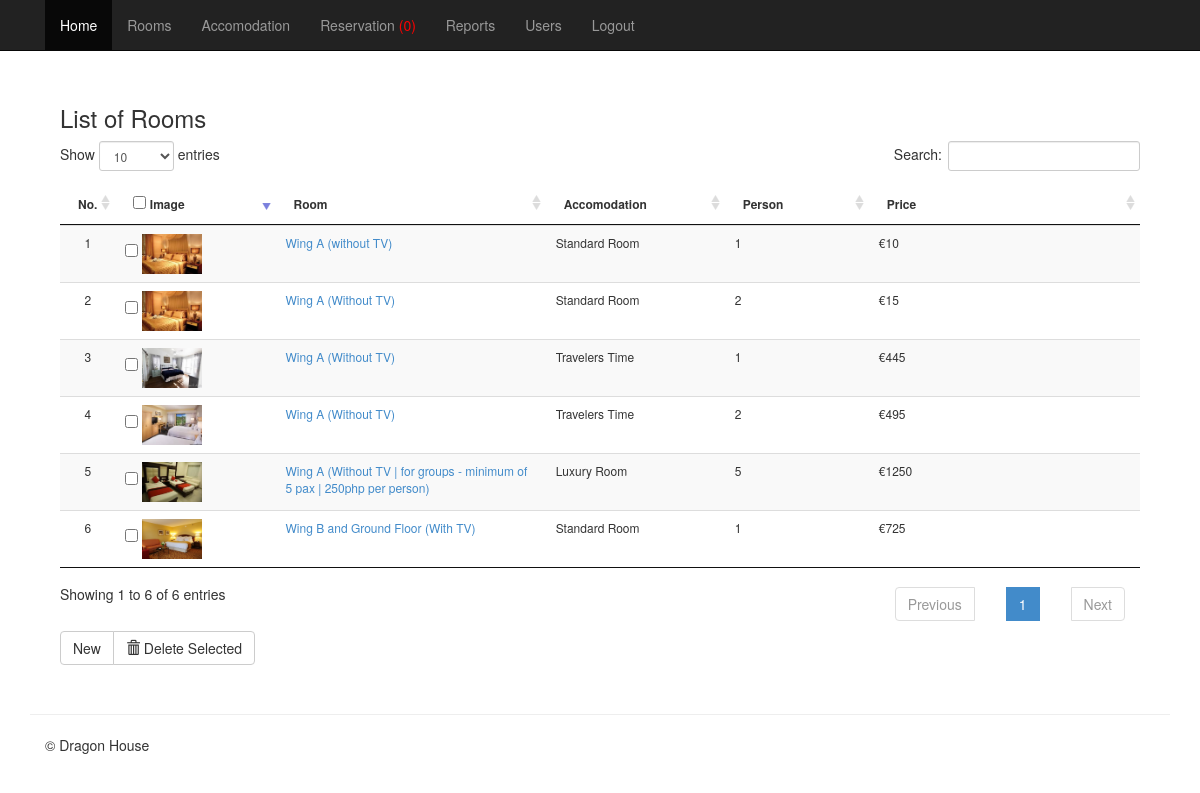
/admin/mod_room/index.php (signed in), run on the app's committed database.
### tables this page shows
CREATE TABLE `tblroom` (
  `ROOMID` int(11) NOT NULL,
  `ROOMNUM` int(11) NOT NULL,
  `ACCOMID` int(11) NOT NULL,
  `ROOM` varchar(30) NOT NULL,
  `ROOMDESC` varchar(255) NOT NULL,
  `NUMPERSON` int(11) NOT NULL,
  `PRICE` double NOT NULL,
  `ROOMIMAGE` varchar(255) NOT NULL,
  `OROOMNUM` int(11) NOT NULL,
  `RoomTypeID` int(11) NOT NULL
);

CREATE TABLE `tblaccomodation` (
  `ACCOMID` int(11) NOT NULL,
  `ACCOMODATION` varchar(30) NOT NULL,
  `ACCOMDESC` varchar(90) NOT NULL
);

### admin/mod_room/index.php (called while the page is built, shortened)
<?php
require_once("../../includes/initialize.php");
require_once '../themes/backendTemplate.php';
?>

### includes/functions.php (called while the page is built, shortened)
<?php
	function currentpage(){
		$this_page = $_SERVER['SCRIPT_NAME'];
	    $bits = explode('/',$this_page);
		 return $bits[3];
	}
?>

### includes/database.php (called while the page is built, shortened)
<?php
class Database {
	var $sql_string = '';
	private $conn;
	public function open_connection() {
		$this->conn = mysqli_connect(DB_SERVER,DB_USER,DB_PASS);
		if(!$this->conn){
			echo "Problem in database connection! Contact administrator!";
			exit();
		}else{
			$db_select = mysqli_select_db($this->conn,DB_NAME);
		}
	}
	function setQuery($sql='') {
		$this->sql_string=$sql;
	}
	function executeQuery() {
		$result = mysqli_query($this->conn,$this->sql_string);
		return $result;
	}
	private function confirm_query($result) {
		return $result;
	}
	function loadResultList( $key='' ) {
		$cur = $this->executeQuery();
		$array = array();
		while ($row = mysqli_fetch_object($cur)) {
			if ($key) {
				$array[$row->$key] = $row;
			} else {
				$array[] = $row;
			}
		}
		return $array;
	}
}
$mydb = new Database();
?>

### admin/mod_room/list.php (the view, shortened to what this page needs)
<div class="container">
			<div class="panel-body">
			<h3 align="left">List of Rooms</h3>
			    <form action="controller.php?action=delete" Method="POST">
				<table id="example" style="font-size:12px" class="table table-striped table-hover table-responsive"  cellspacing="0">
				  <thead>
				  	<tr  >
				  	<th>No.</th>
				  		<th align="left"  width="100">
				  		 <input type="checkbox" name="chkall" id="chkall" onclick="return checkall('selector[]');">
				  		Image</th>
				  		<th align="left"  width="200">Room</th>
				  		<th align="left" width="120">Accomodation</th>
				  		<th align="left" width="90">Person</th>
				  		<th align="left"  width="200">Price</th>
				  	</tr>
				  </thead>
				  <tbody>
				  	<?php
				  		$mydb->setQuery("SELECT *,ACCOMODATION FROM tblroom r, tblaccomodation a WHERE r.ACCOMID = a.ACCOMID ORDER BY  ROOMID ASC ");
				  		$cur = $mydb->loadResultList();
						foreach ($cur as $result) {
				  		echo '<tr>';
						echo '<td width="5%" align="center"></td>';
				  		echo '<td align="left"  width="120"><input type="checkbox" name="selector[]" id="selector[]" value="'.$result->ROOMID. '"/>
				  				<img src="'. $result->ROOMIMAGE.'" width="60" height="40" title="'. $result->ROOM .'"/></td>';
						echo '<td><a href="index.php?view=edit&id='.$result->ROOMID.'">'. $result->ROOM.' ('. $result->ROOMDESC.')</a></td>';
						echo '<td>'. $result->ACCOMODATION.'</td>';
				  		echo '<td>'. $result->NUMPERSON.'</td>';
				  		echo '<td> &euro;'. $result->PRICE.'</td>';
				  		echo '</tr>';
				  	}
				  	?>
				  </tbody>
				</table>
				<div class="btn-group">
				  <a href="index.php?view=add" class="btn btn-default">New</a>
				  <button type="submit" class="btn btn-default" name="delete"><span class="glyphicon glyphicon-trash"></span> Delete Selected</button>
				</div>
				</form>
	  		</div>
</div>

### admin/themes/backendTemplate.php (shortened to what this page needs)
<!DOCTYPE html>
<html lang="en">
<head>
<link href="<?php echo WEB_ROOT; ?>admin/css/bootstrap.min.css" rel="stylesheet">
<link href="<?php echo WEB_ROOT; ?>admin/css/dataTables.bootstrap.css" rel="stylesheet" media="screen">
<link rel="stylesheet" type="text/css" href="<?php echo WEB_ROOT; ?>admin/css/jquery.dataTables.css">
<link href="<?php echo WEB_ROOT; ?>admin/css/bootstrap-datetimepicker.min.css" rel="stylesheet" media="screen">
</head>
    <link href="<?php echo WEB_ROOT; ?>admin/css/offcanvas.css" rel="stylesheet">
<body>
	    <div class="navbar navbar-fixed-top navbar-inverse" role="navigation">
	      <div class="container">
	        <div class="collapse navbar-collapse">
	          <ul class="nav navbar-nav">
	            <li class="<?php echo (currentpage() == 'index.php') ? "active" : false;?>"><a href="<?php echo WEB_ROOT; ?>admin/index.php" >Home</a></li>
	            <li class="<?php echo (currentpage() == 'mod_room') ? "active" : false;?>"><a href="<?php echo WEB_ROOT; ?>admin/mod_room/index.php">Rooms</a></li>
	            <li class="<?php echo (currentpage() == 'mod_accomodation') ? "active" : false;?>"><a href="<?php echo WEB_ROOT; ?>admin/mod_accomodation/index.php">Accomodation</a></li>
	            <li class="<?php echo (currentpage() == 'mod_reservation') ? "active" : false;?>">
            	<?php
				$query = "SELECT count(*) as 'Total' FROM `tblpayment` WHERE `STATUS`='Pending'";
				$mydb->setQuery($query);
				$cur = $mydb->loadResultList();
				foreach ($cur as $result) {
				?>
	            <a href="<?php echo WEB_ROOT; ?>admin/mod_reservation/index.php">Reservation <?php  echo  isset($result->Total) ? '<span style="color:red">(' .$result->Total . ')</span>' : '';?> </a>
	              <?php
	            	}
	            ?>
	            </li>
	             <li class="<?php echo (currentpage() == 'mod_reports') ? "active" : false;?>"><a href="<?php echo WEB_ROOT; ?>admin/mod_reports/index.php">Reports</a></li>
	            <?php if($_SESSION['ADMIN_UROLE']=="Administrator"){ ?>
	             <li class="<?php echo (currentpage() == 'mod_users') ? "active" : false;?>"><a href="<?php echo WEB_ROOT; ?>admin/mod_users/index.php" >Users</a></li>
	             <?php } ?>
	            <li class="<?php echo (currentpage() == 'logout.php') ? "active" : false;?>"><a class="toggle-modal" href="#logout">Logout</a></li>
	          </ul>
	        </div>
	      </div>
	    </div>
<div class="container">
<?php require_once $content;?>
	<hr>
	     <footer>
        <p>&copy;
        	Dragon House
         </p>
      </footer>
</div>
</body>
</html>

### admin/css/offcanvas.css (style rules this page uses)
body { padding-top: 70px; }
footer { padding-left: 15px; padding-right: 15px; }

### data on the page
tblroom: ROOMIMAGE (picture), ROOM "Wing A", ROOMDESC "without TV", ACCOMID.ACCOMODATION "Standard Room", NUMPERSON "1", PRICE "10"
tblroom: ROOMIMAGE (picture), ROOM "Wing A", ROOMDESC "Without TV", ACCOMID.ACCOMODATION "Standard Room", NUMPERSON "2", PRICE "15"
tblroom: ROOMIMAGE (picture), ROOM "Wing A", ROOMDESC "Without TV", ACCOMID.ACCOMODATION "Travelers Time", NUMPERSON "1", PRICE "445"
tblroom: ROOMIMAGE (picture), ROOM "Wing A", ROOMDESC "Without TV", ACCOMID.ACCOMODATION "Travelers Time", NUMPERSON "2", PRICE "495"
tblroom: ROOMIMAGE (picture), ROOM "Wing A", ROOMDESC "Without TV | for groups - minimum of 5 pax | 250php per person", ACCOMID.ACCOMODATION "Luxury Room", NUMPERSON "5", PRICE "1250"
tblroom: ROOMIMAGE (picture), ROOM "Wing B and Ground Floor", ROOMDESC "With TV", ACCOMID.ACCOMODATION "Standard Room", NUMPERSON "1", PRICE "725"

### other printed values
$result->Total "0"
